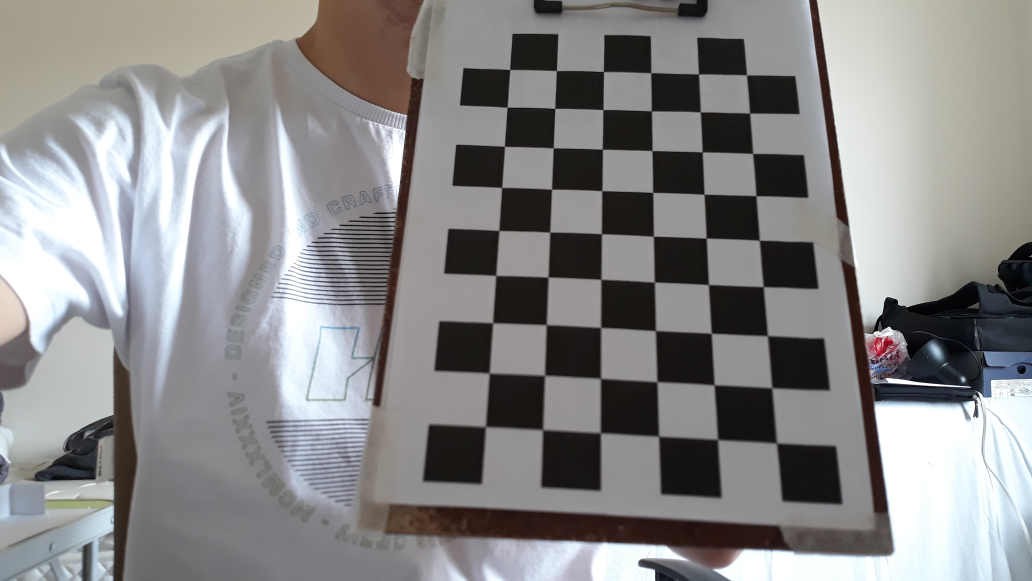
#> input picture images/for-calibration/4128x2322-01.jpg, 4128 x 2322 px (shown at 1/4 size); its folder holds only this picture in this run
$ python chessboardTests.py
#> lines starting #> are read from the running program, lines starting #| are printed output that depends on the picture
### src/calibration/commons.py
import cv2.cv2 as cv2
import math
import numpy as np
import pprint
from scipy.spatial.transform import Rotation

# Checks if matrix is a valid rotation matrix
# [23 lines left out: functions isRotationMatrix, rotationMatrixToEulerAngles, not called in this run]

def getImageAndResize(sourceFile, scale):
#> called with sourceFile = 'images/for-calibration/4128x2322-01.jpg', scale = 1
    sourceImage = cv2.imread(sourceFile)
#> sourceImage is the input picture: shape (2322, 4128, 3); mean B, G, R 136.5, 136.2, 137
    return cv2.resize(sourceImage, None, fx=scale, fy=scale)

# [26 lines left out: functions getRMatrixFromVector, composeRotations, not called in this run]

def getRMatrixFromEulerAngles(roll, pitch, yaw, degrees=False):
    r = Rotation.from_euler('xyz', [roll, pitch, yaw], degrees=degrees)
    return r.as_matrix()

def getRVectorFromEulerAngles(roll, pitch, yaw, degrees=False):
    r = Rotation.from_euler('xyz', [roll, pitch, yaw], degrees=degrees)
    return r.as_rotvec()

# [178 lines left out: functions getEulerAnglesFromRVector, calculateCoordinates, calculateRelativePoseFromVectors, calculateRelativePoseFromPose, getTransformationMatrix, transformCoordinates and 6 more, not called in this run]

### src/calibration/chessboard.py
from timeit import default_timer as timer

import cv2.cv2 as cv2
import math
import numpy as np
import glob
import pprint

from src.calibration.commons import rotationMatrixToEulerAngles, getImageAndResize, calculateCoordinates

# termination criteria
criteria = (cv2.TERM_CRITERIA_EPS + cv2.TERM_CRITERIA_MAX_ITER, 30, 0.001)

# Rotation flip correction (to align camera and board axis)
RFlip = np.zeros((3,3), dtype=np.float32)
RFlip[0,0] = -1.0
RFlip[1,1] = -1.0
RFlip[2,2] = -1.0

# [4 lines left out: function getCorners, not called in this run]

def calibrate(sourcePath, outputPath, prefix, imageFormat, squareSize, width, height, scale):
    """Calibrates camera parameters for chessboard images on the given path"""

    # Creating a matrix of points to map
    objectPoints = np.zeros((height*width, 3), np.float32)
    objectPoints[:, :2] = np.mgrid[0:width, 0:height].T.reshape(-1, 2)

    # Using the actual size to convert the coordinates to metric
    objectPoints = objectPoints * squareSize

    # Arrays to store 3D points from the space and 2D points from all images
    pointsInSpace = []
    pointsInPlane = []

    # Fetching all calibration photos which match the given path, prefix and format
    photoFiles = glob.glob(sourcePath + '/' + prefix + '*.' + imageFormat)

    chessboardCornersFound = 0
    for f in photoFiles:
        start = timer()

        photo = getImageAndResize(f, scale)
        grayPhoto = cv2.cvtColor(photo, cv2.COLOR_BGR2GRAY)
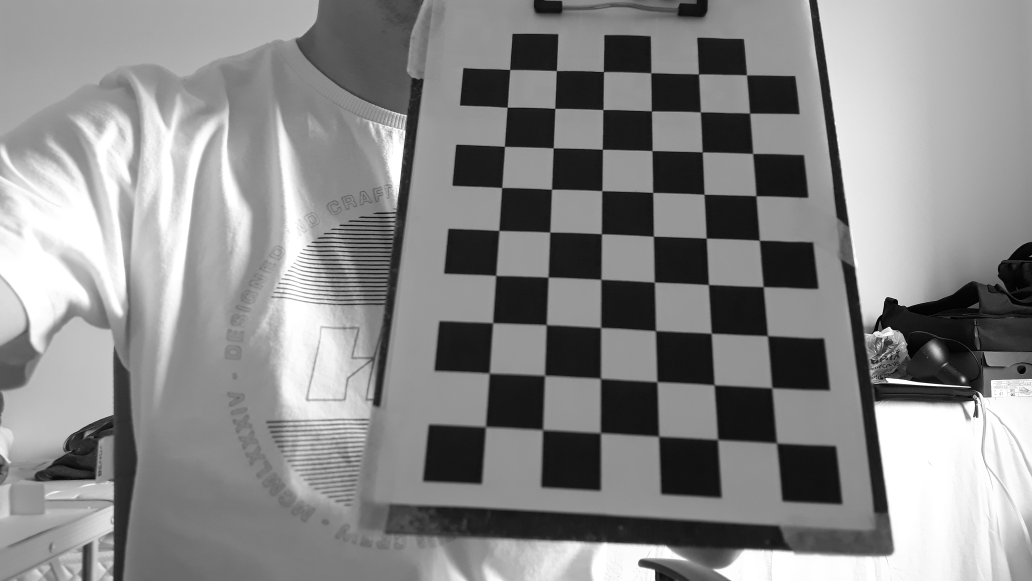
#> grayPhoto: shape (2322, 4128) (shown at 1/4 size); min 0, max 255, mean 136.5

#> (the run stopped early here; a loop or call above may not have finished)

$ run again, on images/for-calibration/4128x2322-09.jpg
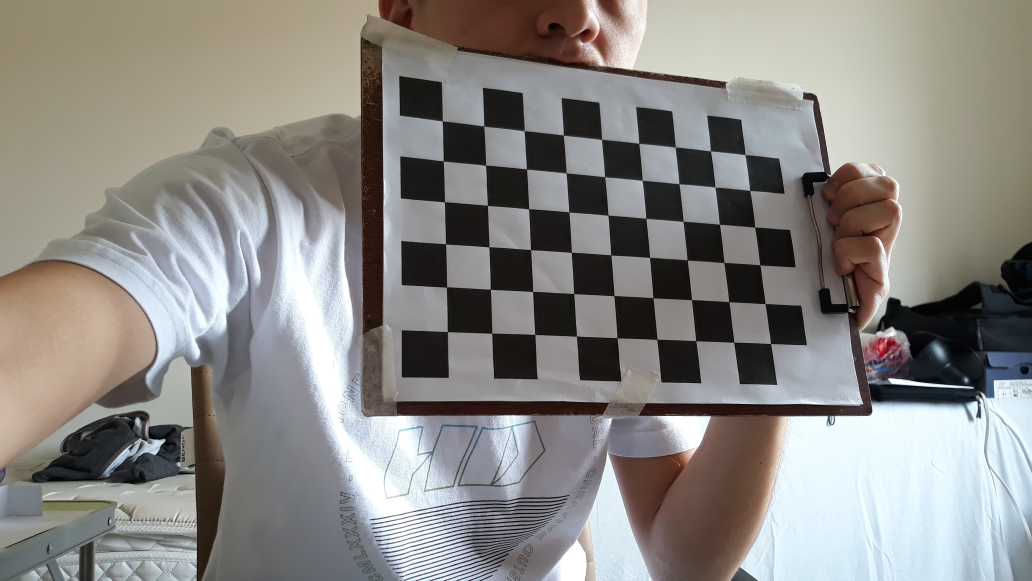
#> input picture images/for-calibration/4128x2322-09.jpg, 4128 x 2322 px (shown at 1/4 size)
#> in getImageAndResize, sourceImage is the input picture: shape (2322, 4128, 3); mean B, G, R 132.8, 136.4, 138.7
#> in calibrate, `grayPhoto = cv2.cvtColor(photo, cv2.COLOR_BGR2GRAY)`:
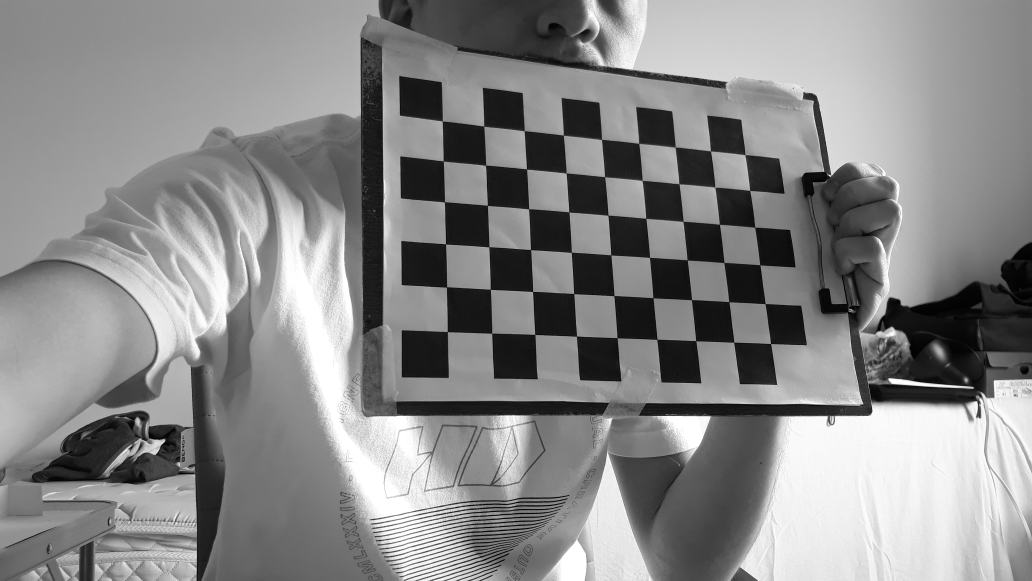
#> grayPhoto: shape (2322, 4128) (shown at 1/4 size); min 0, max 255, mean 136.7

$ run again, on images/for-calibration/4128x2322-10.jpg
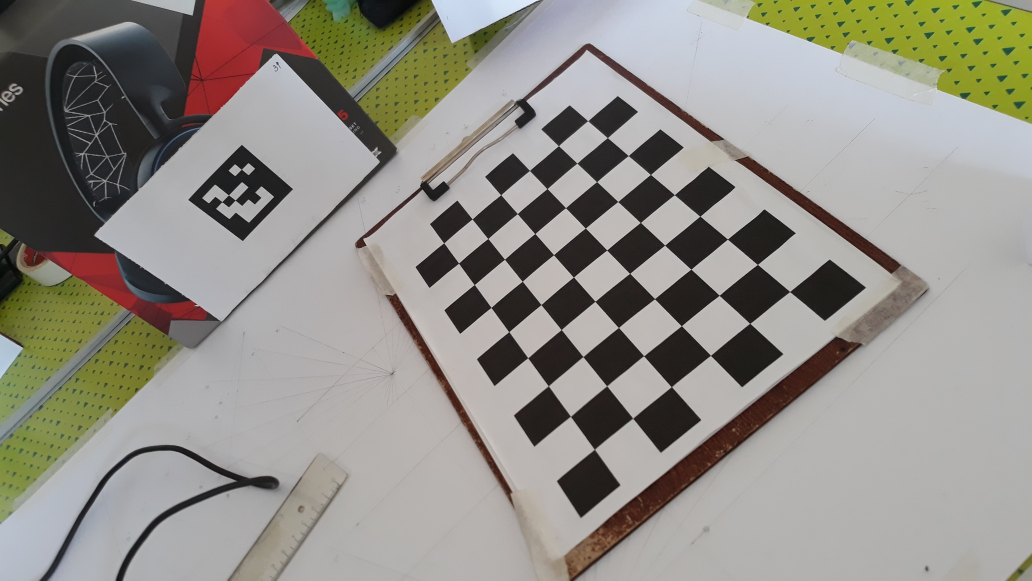
#> input picture images/for-calibration/4128x2322-10.jpg, 4128 x 2322 px (shown at 1/4 size)
#> in getImageAndResize, sourceImage is the input picture: shape (2322, 4128, 3); mean B, G, R 135.1, 142.8, 145.8
#> in calibrate, `grayPhoto = cv2.cvtColor(photo, cv2.COLOR_BGR2GRAY)`:
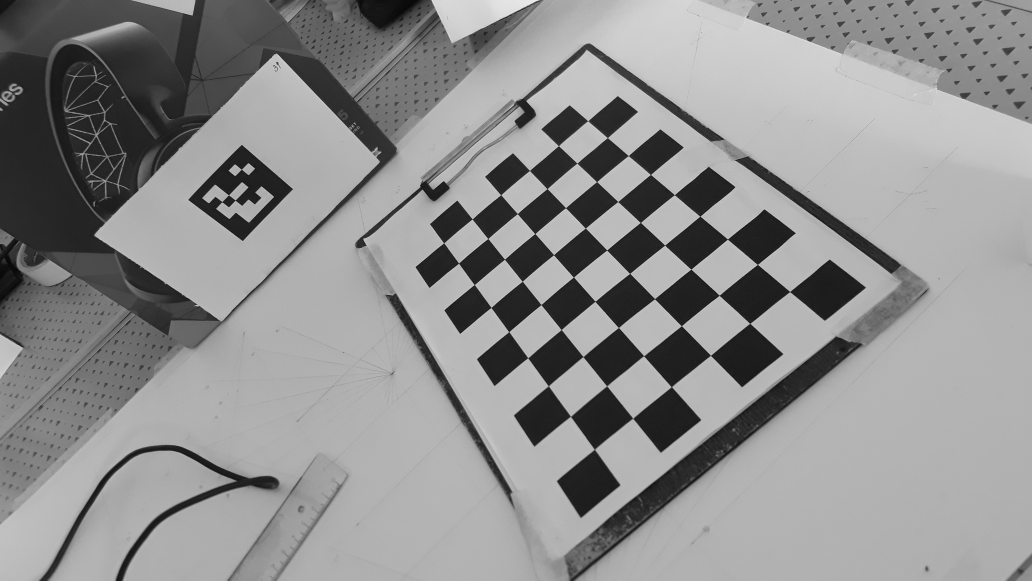
#> grayPhoto: shape (2322, 4128) (shown at 1/4 size); min 0, max 252, mean 142.8

$ run again, on images/for-calibration/4128x2322-03.jpg
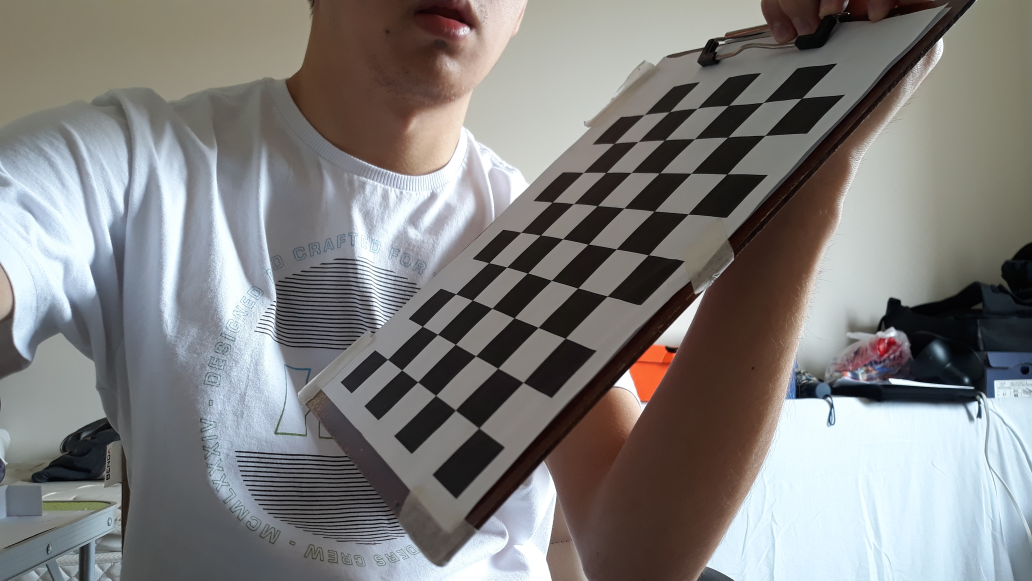
#> input picture images/for-calibration/4128x2322-03.jpg, 4128 x 2322 px (shown at 1/4 size)
#> in getImageAndResize, sourceImage is the input picture: shape (2322, 4128, 3); mean B, G, R 124.8, 126.1, 127.6
#> in calibrate, `grayPhoto = cv2.cvtColor(photo, cv2.COLOR_BGR2GRAY)`:
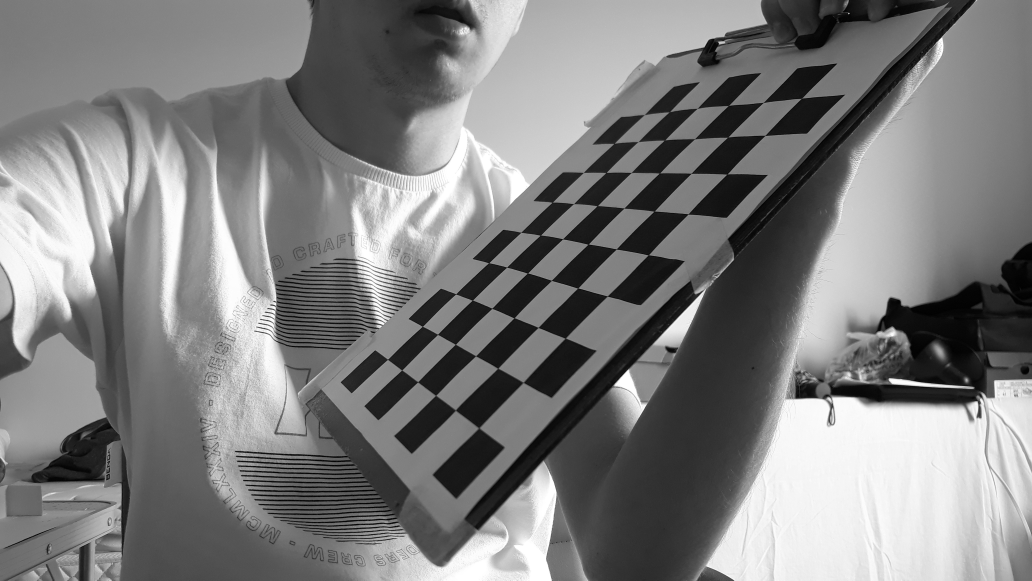
#> grayPhoto: shape (2322, 4128) (shown at 1/4 size); min 0, max 255, mean 126.4
